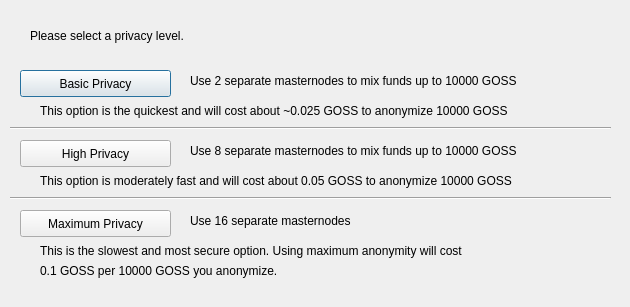
<?xml version="1.0" encoding="UTF-8"?>
<ui version="4.0">
 <class>ObfuscationConfig</class>
 <widget class="QDialog" name="ObfuscationConfig">
  <property name="geometry">
   <rect>
    <x>0</x>
    <y>0</y>
    <width>630</width>
    <height>307</height>
   </rect>
  </property>
  <property name="windowTitle">
   <string>Configure Obfuscation</string>
  </property>
  <widget class="QPushButton" name="buttonBasic">
   <property name="geometry">
    <rect>
     <x>20</x>
     <y>70</y>
     <width>151</width>
     <height>27</height>
    </rect>
   </property>
   <property name="text">
    <string>Basic Privacy</string>
   </property>
  </widget>
  <widget class="QPushButton" name="buttonHigh">
   <property name="geometry">
    <rect>
     <x>20</x>
     <y>140</y>
     <width>151</width>
     <height>27</height>
    </rect>
   </property>
   <property name="text">
    <string>High Privacy</string>
   </property>
  </widget>
  <widget class="QPushButton" name="buttonMax">
   <property name="geometry">
    <rect>
     <x>20</x>
     <y>210</y>
     <width>151</width>
     <height>27</height>
    </rect>
   </property>
   <property name="text">
    <string>Maximum Privacy</string>
   </property>
  </widget>
  <widget class="QLabel" name="label">
   <property name="geometry">
    <rect>
     <x>30</x>
     <y>20</y>
     <width>571</width>
     <height>31</height>
    </rect>
   </property>
   <property name="text">
    <string>Please select a privacy level.</string>
   </property>
  </widget>
  <widget class="QLabel" name="label_2">
   <property name="geometry">
    <rect>
     <x>190</x>
     <y>70</y>
     <width>421</width>
     <height>21</height>
    </rect>
   </property>
   <property name="text">
    <string>Use 2 separate masternodes to mix funds up to 10000 GOSS</string>
   </property>
  </widget>
  <widget class="QLabel" name="label_3">
   <property name="geometry">
    <rect>
     <x>190</x>
     <y>140</y>
     <width>411</width>
     <height>21</height>
    </rect>
   </property>
   <property name="text">
    <string>Use 8 separate masternodes to mix funds up to 10000 GOSS</string>
   </property>
  </widget>
  <widget class="QLabel" name="label_4">
   <property name="geometry">
    <rect>
     <x>190</x>
     <y>210</y>
     <width>421</width>
     <height>21</height>
    </rect>
   </property>
   <property name="text">
    <string>Use 16 separate masternodes</string>
   </property>
  </widget>
  <widget class="QLabel" name="label_6">
   <property name="geometry">
    <rect>
     <x>40</x>
     <y>100</y>
     <width>561</width>
     <height>21</height>
    </rect>
   </property>
   <property name="text">
    <string>This option is the quickest and will cost about ~0.025 GOSS to anonymize 10000 GOSS</string>
   </property>
  </widget>
  <widget class="QLabel" name="label_7">
   <property name="geometry">
    <rect>
     <x>40</x>
     <y>170</y>
     <width>561</width>
     <height>21</height>
    </rect>
   </property>
   <property name="text">
    <string>This option is moderately fast and will cost about 0.05 GOSS to anonymize 10000 GOSS</string>
   </property>
  </widget>
  <widget class="QLabel" name="label_8">
   <property name="geometry">
    <rect>
     <x>40</x>
     <y>240</y>
     <width>561</width>
     <height>21</height>
    </rect>
   </property>
   <property name="text">
    <string>This is the slowest and most secure option. Using maximum anonymity will cost</string>
   </property>
  </widget>
  <widget class="QLabel" name="label_9">
   <property name="geometry">
    <rect>
     <x>40</x>
     <y>260</y>
     <width>561</width>
     <height>21</height>
    </rect>
   </property>
   <property name="text">
    <string>0.1 GOSS per 10000 GOSS you anonymize.</string>
   </property>
  </widget>
  <widget class="Line" name="line">
   <property name="geometry">
    <rect>
     <x>10</x>
     <y>120</y>
     <width>601</width>
     <height>16</height>
    </rect>
   </property>
   <property name="orientation">
    <enum>Qt::Horizontal</enum>
   </property>
  </widget>
  <widget class="Line" name="line_2">
   <property name="geometry">
    <rect>
     <x>10</x>
     <y>190</y>
     <width>601</width>
     <height>16</height>
    </rect>
   </property>
   <property name="orientation">
    <enum>Qt::Horizontal</enum>
   </property>
  </widget>
 </widget>
 <resources/>
 <connections/>
</ui>
